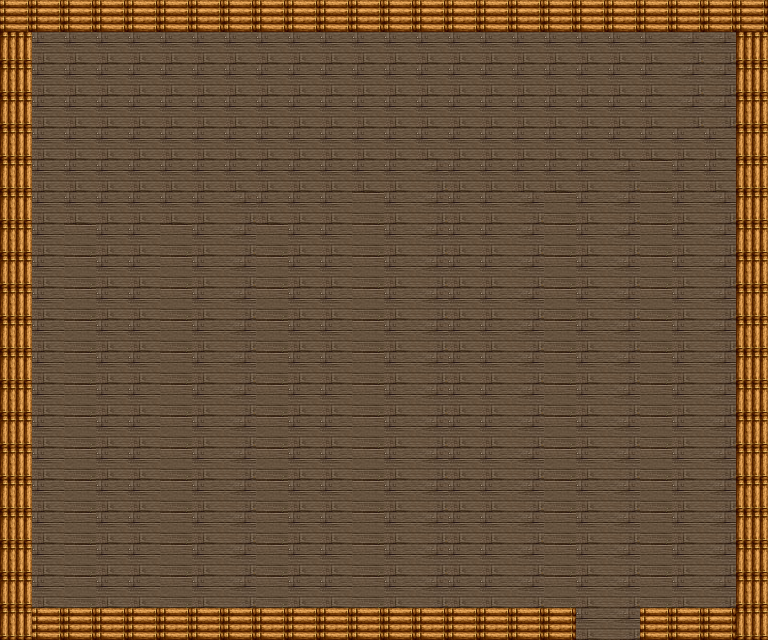

This game map was drawn from its Tiled (.tmx) file and the tilesets committed beside it. A one-line description and the trimmed map source follow:
An orthogonal 24x20 tile map with 32x32 px tiles, 2 tile layers (background, collision) and 9 objects (7x monsterGroup0, 2x portal).

<map version="1.0" orientation="orthogonal" width="24" height="20" tilewidth="32" tileheight="32">
 <properties>
  <property name="music" value="mario" />
  <property name="name" value="Factory" />
 </properties>
 <tileset firstgid="1" name="tiles_sheet" tilewidth="32" tileheight="32">
  <image source="../tilemap/tiles_sheet.png" width="960" height="960" />
 </tileset>
 <layer name="background" width="24" height="20">
  <data>[480 cells, 480 non-empty, 3 distinct tile ids]</data>
 </layer>
 <layer name="collision" width="24" height="20">
  <data>[480 cells, 82 non-empty, 2 distinct tile ids]</data>
 </layer>
 <objectgroup name="portal" width="24" height="20">
  <object name="0" type="portal" x="608" y="608" width="32" height="32">
   <properties>
    <property name="" value="" />
    <property name="toPortal" value="3" />
    <property name="toZone" value="0" />
   </properties>
  </object>
  <object name="0" type="portal" x="576" y="608" width="32" height="32">
   <properties>
    <property name="" value="" />
    <property name="toPortal" value="3" />
    <property name="toZone" value="0" />
   </properties>
  </object>
 </objectgroup>
 <objectgroup name="npcs" width="24" height="20" />
 <objectgroup name="monsters" width="24" height="20">
  <object name="monsterGroup0" x="256" y="288" width="33" height="33">
   <properties>
    <property name="battleMapID" value="0" />
    <property name="groupID" value="0" />
    <property name="level" value="1" />
    <property name="monsters" value="Dustling0" />
   </properties>
  </object>
  <object name="monsterGroup0" x="576" y="224" width="33" height="33">
   <properties>
    <property name="battleMapID" value="0" />
    <property name="groupID" value="0" />
    <property name="level" value="1" />
    <property name="monsters" value="Dustling0" />
   </properties>
  </object>
  <object name="monsterGroup0" x="160" y="512" width="33" height="33">
   <properties>
    <property name="battleMapID" value="0" />
    <property name="groupID" value="0" />
    <property name="level" value="1" />
    <property name="monsters" value="Dustling0" />
   </properties>
  </object>
  <object name="monsterGroup0" x="223" y="85" width="33" height="33">
   <properties>
    <property name="battleMapID" value="0" />
    <property name="groupID" value="0" />
    <property name="level" value="1" />
    <property name="monsters" value="Dustling0" />
   </properties>
  </object>
  <object name="monsterGroup0" x="586" y="419" width="33" height="33">
   <properties>
    <property name="battleMapID" value="0" />
    <property name="groupID" value="0" />
    <property name="level" value="1" />
    <property name="monsters" value="Dustling0" />
   </properties>
  </object>
  <object name="monsterGroup0" x="430" y="449" width="33" height="33">
   <properties>
    <property name="battleMapID" value="0" />
    <property name="groupID" value="0" />
    <property name="level" value="1" />
    <property name="monsters" value="Dustling0" />
   </properties>
  </object>
  <object name="monsterGroup0" x="654" y="58" width="33" height="33">
   <properties>
    <property name="battleMapID" value="0" />
    <property name="groupID" value="0" />
    <property name="level" value="1" />
    <property name="monsters" value="Dustling0" />
   </properties>
  </object>
 </objectgroup>
</map>
